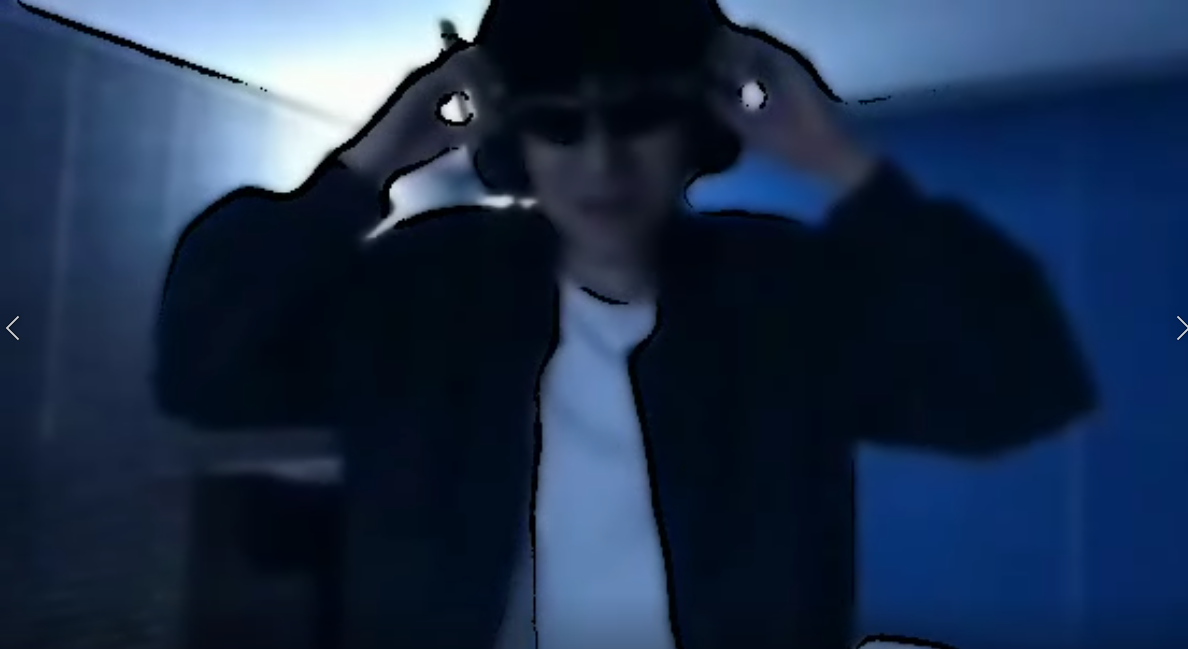
#> input picture image/basic.png, 1188 x 649 px, given in place of input_video.mp4, which was not available
$ python basic_converter.py
#> lines starting #> are read from the running program, lines starting #| are printed output that depends on the picture; after the words box and inside, x2 and y2 are one past the last pixel; in counts of white or black regions, pixels touching at a corner belong together; pictures that were not available may be replaced by others from this repository, and a replacement may not be noted
import cv2
import numpy as np

def video_to_cartoon(video_path):
    # 비디오 캡처 객체 생성
#> called with video_path = 'input_video.mp4'
    cap = cv2.VideoCapture(video_path)

    # 출력 파일 설정
    output_file = 'cartoon_video.avi'
    fourcc = cv2.VideoWriter_fourcc(*'XVID')
    out = cv2.VideoWriter(output_file, fourcc, 20.0, (int(cap.get(3)), int(cap.get(4))))

    while True:
        ret, frame = cap.read()
#> frame is the input picture: shape (649, 1188, 3); mean B, G, R 73.4, 46.6, 28.9
        if not ret:
            break

        # 만화 스타일 변환 프로세스 시작
        # 1. 그레이스케일 변환
        gray = cv2.cvtColor(frame, cv2.COLOR_BGR2GRAY)
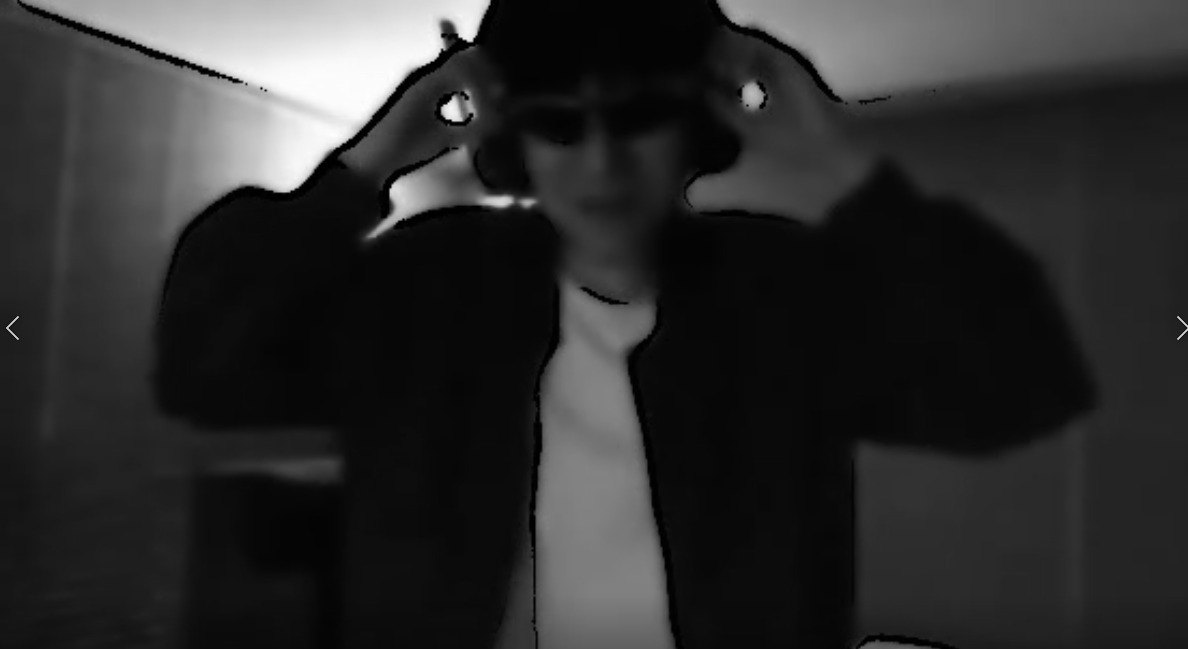
#> gray: shape (649, 1188); min 0, max 254, mean 44.3
        # 2. 미디언 블러로 노이즈 감소
        gray = cv2.medianBlur(gray, 15)
        # 3. 적응형 임계값을 통한 에지 검출
        edges = cv2.adaptiveThreshold(gray, 255, cv2.ADAPTIVE_THRESH_MEAN_C, cv2.THRESH_BINARY, 9, 9)
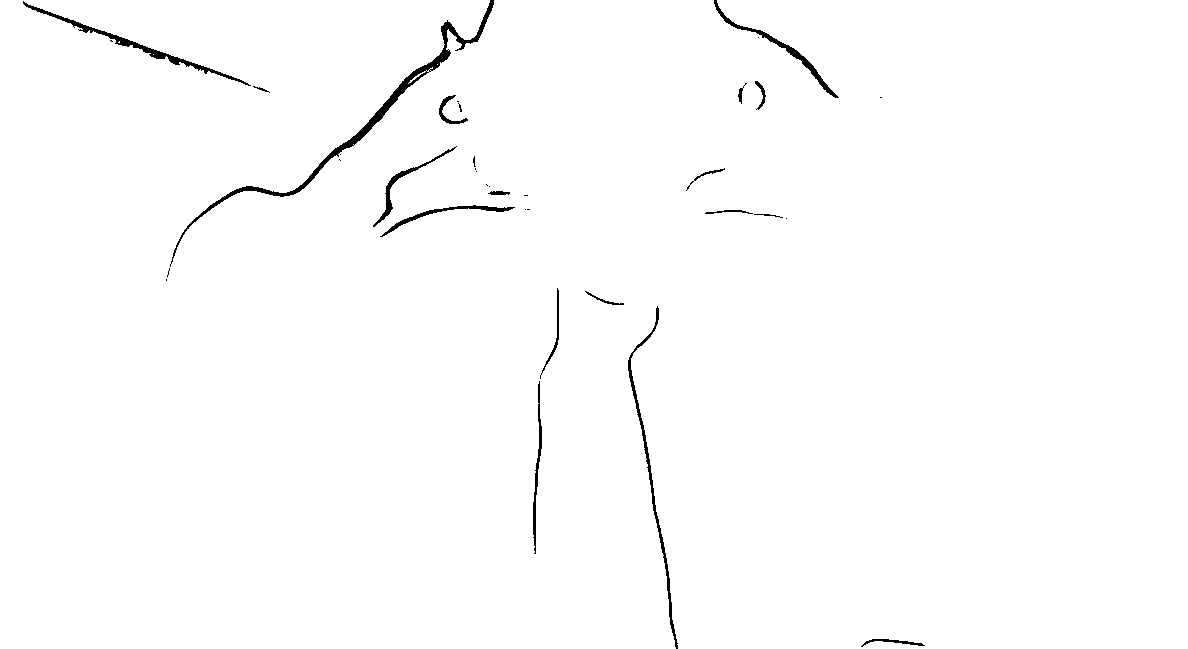
#> edges: shape (649, 1188); 99% white; 36 black regions (18 under 20 px), largest, box (x1, y1, x2, y2) and area: (170, 0, 494, 267) 2407, (23, 1, 251, 86) 1061, (628, 306, 678, 649) 999
        # 4. 양방향 필터로 색상 개선
        color = cv2.bilateralFilter(frame, 9, 275, 275)
        # 5. 색상 이미지와 에지 마스크 결합
        cartoon = cv2.bitwise_and(color, color, mask=edges)
        # 변환된 프레임을 출력 파일에 작성
        out.write(cartoon)

    # 작업 완료 후 자원 해제
    cap.release()
    out.release()

# 여기에 비디오 파일의 경로를 입력하세요.
video_path = 'input_video.mp4'
video_to_cartoon(video_path)

$ run again, on image/no-sunglasses.png
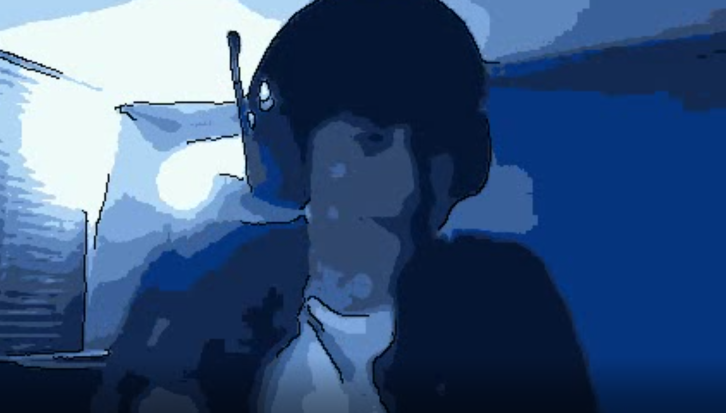
#> input picture image/no-sunglasses.png, 1452 x 826 px, given in place of input_video.mp4, which was not available (shown at 1/2 size)
#> in video_to_cartoon, frame is the input picture: shape (826, 1452, 3); mean B, G, R 124, 84.4, 56.9
#> in video_to_cartoon, `gray = cv2.cvtColor(frame, cv2.COLOR_BGR2GRAY)`:
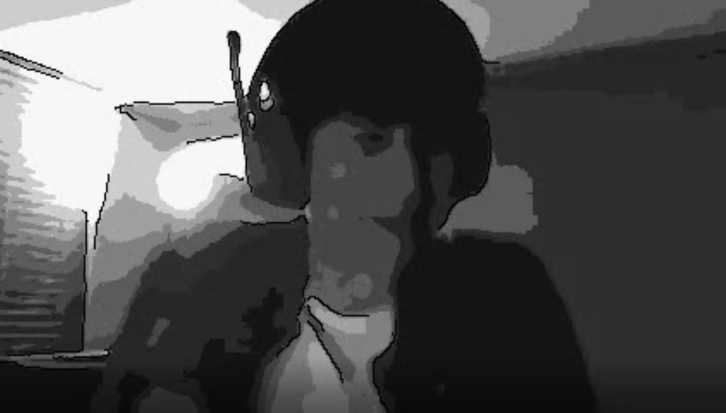
#> gray: shape (826, 1452) (shown at 1/2 size); min 1, max 253, mean 80.7
#> in video_to_cartoon, `edges = cv2.adaptiveThreshold(gray, 255, cv2.ADAPTIVE_THRESH_MEAN_C, c..`:
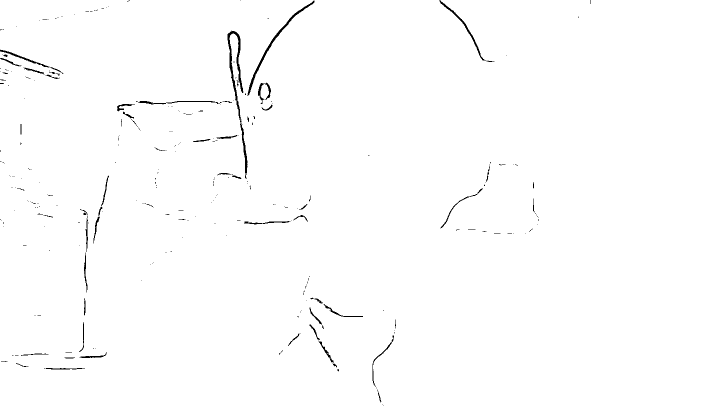
#> edges: shape (826, 1452) (shown at 1/2 size); 99.2% white; 291 black regions (236 under 20 px), largest, box (x1, y1, x2, y2) and area: (455, 61, 495, 357) 1739, (495, 1, 629, 192) 1046, (879, 0, 989, 124) 565

$ run again, on image/sobel.png
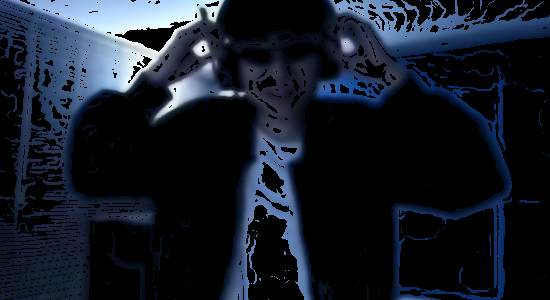
#> input picture image/sobel.png, 550 x 300 px, given in place of input_video.mp4, which was not available
#> in video_to_cartoon, frame is the input picture: shape (300, 550, 3); mean B, G, R 40.5, 28.9, 21.9
#> in video_to_cartoon, `edges = cv2.adaptiveThreshold(gray, 255, cv2.ADAPTIVE_THRESH_MEAN_C, c..`:
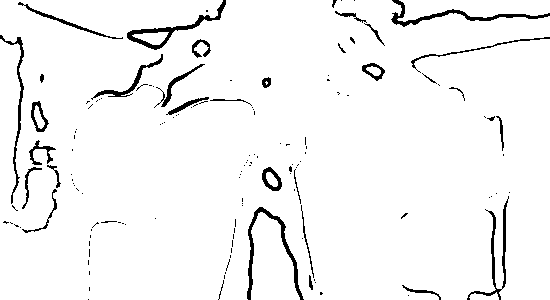
#> edges: shape (300, 550); 95.8% white; 140 black regions (106 under 20 px), largest, box (x1, y1, x2, y2) and area: (247, 207, 304, 300) 748, (391, 0, 550, 27) 704, (127, 0, 226, 50) 688
#> in video_to_cartoon, `cartoon = cv2.bitwise_and(color, color, mask=edges)`:
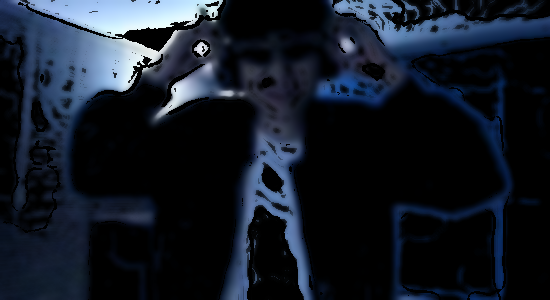
#> cartoon: shape (300, 550, 3); mean B, G, R 38.4, 27.4, 20.7
